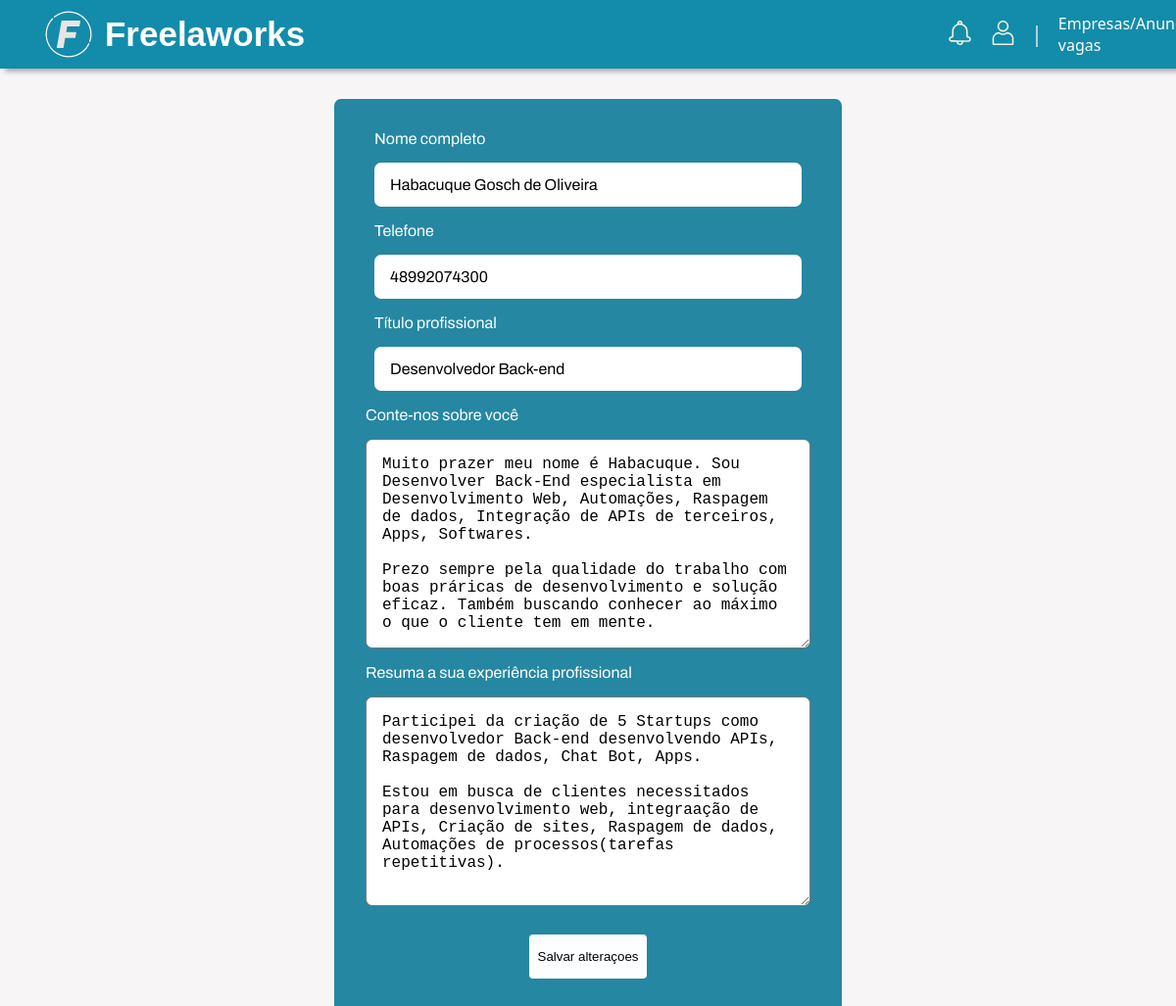
/editar-perfil/4QKJBN? (signed in), run on the app's committed database.
### apps/usuarios/models.py (models this page shows, shortened)
class Resumo(models.Model):
    nome_completo = models.CharField(max_length=150, null=False, blank=False)
    telefone = models.CharField(max_length=20, null=False, blank=False)
    titulo_profissional = models.CharField(max_length=150, null=False, blank=False)
    descricao_pessoal = models.TextField(null=False, blank=False)
    resumo_experiencia_profissional = models.TextField(null=False, blank=False)
    usuario_edit = models.ForeignKey(
        to=User,
        on_delete=models.SET_NULL,
        null=True,
        blank=False,
        related_name="user_edit",
    )

### apps/usuarios/views/views.py (the view)
# urls.py: path("editar-perfil/<int:resumo_id>QKJBN?", editar_perfil, name="editar_perfil"),
def editar_perfil(request, resumo_id):
    user = request.user
    if not user.is_authenticated:
        messages.error(request, "Usuário não logado")
        return redirect('login')
    resumo = Resumo.objects.get(id=resumo_id)
    form = ResumoFormsSave(instance=resumo)
    if request.method == 'POST':
        form = ResumoFormsSave(request.POST, instance=resumo)
        if form.is_valid():
            form.save()
            messages.success(request, "Resumo editado com sucesso")
            return redirect('perfil', user)
    return render(request, 'usuarios/editar_resumo.html', {"form": form, "resumo_id": resumo_id})

### apps/usuarios/forms.py
class ResumoFormsSave(forms.ModelForm):
    class Meta:
        model = Resumo
        exclude = ['usuario_edit']
        labels = {
            'nome_completo' : 'Nome completo',
            'telefone' : 'Telefone',
            'titulo_profissional' : 'Título profissional',
            'descricao_pessoal' : 'Conte-nos sobre você',
            'resumo_experiencia_profissional' : 'Resuma a sua experiência profissional'
        }
        widgets = {
            'nome_completo': forms.TextInput(attrs={'class': 'campo-user'}),
            'telefone': forms.TextInput(attrs={'class': 'campo-user'}),
            'titulo_profissional': forms.TextInput(attrs={'class': 'campo-user'}),
            'descricao_pessoal': forms.Textarea(attrs={'class': 'form-control'}),
            'resumo_experiencia_profissional': forms.Textarea(attrs={'class': 'form-control'}),
        }

### templates/usuarios/editar_resumo.html (shortened to what this page needs)
{% extends 'partials/base.html' %}
{% load static %}
{% block content %}
<section>
    <form action="{% url 'editar_perfil' resumo_id %}" method="post">
        <div class="login">
            {% for field in form.visible_fields %}
            <div class="form-group">
                <label class="form-label" for="{{ field.id_for_label }}">{{field.label}}</label>
                {{ field }}
            </div>
            {% endfor %}
            <div>
                <button class="btn" style="margin-top: 1em;" type="submit">Salvar alteraçoes</button>
            </div>
        </div>
    </form>
</section>
{% endblock %}

### setup/static/styles/style.css (style rules this page uses)
* { margin: 0; padding: 0; }
:root { --destaque: #00B1FD; --texto: #F2F2DD; --white: #ffffff; --fundo-header: #128caa; --primaria: #128caa; --secundaria: #0e7b99e5; --terciaria: #096b87; --quaternaria: #055a76; --quinta: #004964; }
body { background-color: #f7f5f5 }

### setup/static/styles/header.css (style rules this page uses)
:root { --destaque: #00B1FD; --texto: #ffffff; --white: #ffffff; --fundo-header: #128caa; }

### setup/static/styles/login_candidato.css (style rules this page uses)
.login { display: flex; align-items: center; flex-direction: column; margin-top: 6.3em; border-radius: 7px; background-color: var(--secundaria); padding: 2em; }
.form-group { display: flex; align-items: left; flex-direction: column; gap: 1em; margin-bottom: 16px; }
.form-label { color: white; font-family: 'Archivo', sans-serif; font-size: 16px; }
.campo-user { font-family: 'Archivo', sans-serif; outline: unset; border:none; font-size: 16px; padding-left: 16px; width: 420px; height: 45px; border-radius: 7px; }
.btn { background-color: #fdfeff; color: rgb(0, 0, 0); height:45px; width: 120px; padding: 6px; border: none; border-radius: 4px; margin-bottom: 1em; }
.form-control { display: flex; align-items: center; flex-direction: column; resize: vertical; width: 420px; padding: 1em; border-radius: 7px; font-size: 16px; }

### setup/static/styles/buscar.css (style rules this page uses)
form { display: flex; align-items: column; justify-content: center; flex-direction: row; }

### setup/static/styles/loader.css (style rules this page uses)
body { background-color: rgb(255, 255, 255); }
* { margin: 0; padding: 0; }

### data on the page
Resumo: visible_fields "Habacuque Gosch de Oliveira" "48992074300" "Desenvolvedor Back-end" "Muito prazer meu nome é Habacuque. Sou Desenvolver Back-End especialista em Desenvolvimento Web, Automações, Raspagem de dados, Integração de APIs de terceiros, Apps, Softwares. Prezo sempre pela qualidade do trabalho com boas práricas de desenvolvimento e solução eficaz. Também buscando conhecer ao máximo o que o cliente tem em mente." "Participei da criação de 5 Startups como desenvolvedor Back-end desenvolvendo APIs, Raspagem de dados, Chat Bot, Apps. Estou em busca de clientes necessitados para desenvolvimento web, integraação de APIs, Criação de sites, Raspagem de dados, Automações de processos(tarefas repetitivas)."

### other printed values
{{ field.label }} "Nome completo" "Telefone" "Título profissional" "Conte-nos sobre você" "Resuma a sua experiência profissional"
